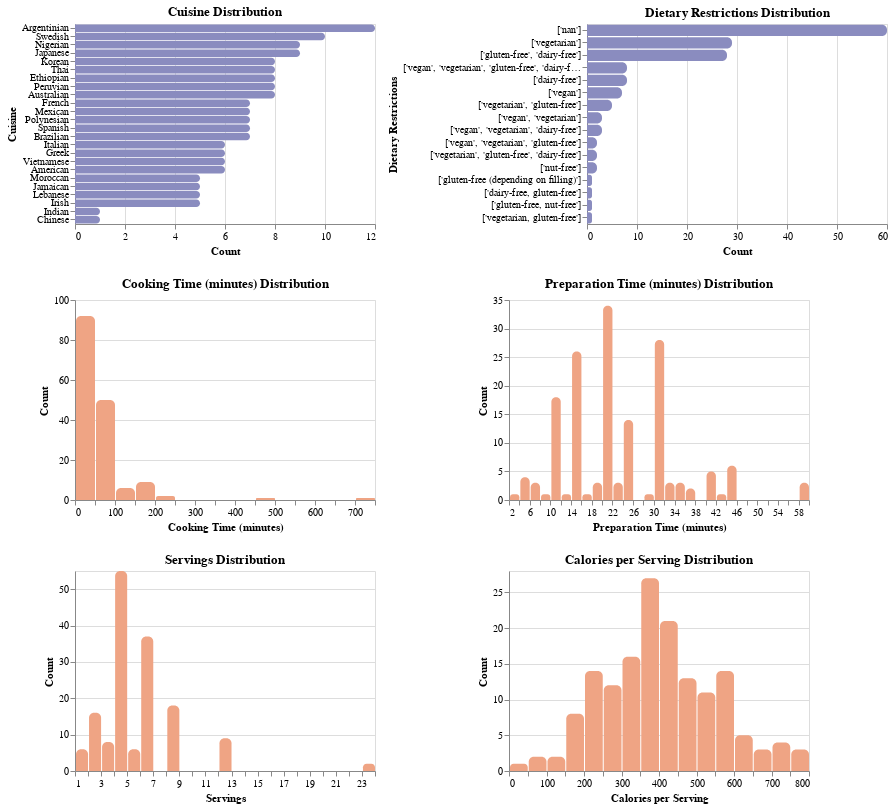

Write notebook code for a chart like this one.
### Markdown cell above
***

## 1 Understanding the Dataset

### Code cell
# Disable warning output
warnings.filterwarnings('ignore')

# Extract the main features
columns_needed = ['cuisine', 'dietary_restrictions', 'cooking_time_minutes', 'prep_time_minutes', 'servings', 'calories_per_serving']
pre_analysis_data = raw_data[columns_needed]

# Set the maximum number of rows in Altair (to prevent errors caused by too much data)
alt.data_transformers.disable_max_rows()

# Set bar chart and histogram effect color
main_bar_color = '#8A8CBF'
hover_bar_color = '#4E659B'
main_hist_color = '#EFA484'
hover_hist_color = '#B6766C'

# Defining selection
hover = alt.selection_point(name="highlight", on="pointerover", empty=False)

# Configure public bar chart (with dynamic hover effect + rounded corners)
def bar_chart(column, title):
    base = alt.Chart(pre_analysis_data.reset_index().rename(columns={'index': '_id'})).mark_bar(
        cornerRadiusTopRight=5,
        cornerRadiusBottomRight=5
    ).encode(
        x=alt.X('count()', title='Count'),
        y=alt.Y(f'{column}:N', sort='-x', title=title),
        color=alt.condition(
            hover,
            alt.value(hover_bar_color),
            alt.value(main_bar_color)
            ),
        tooltip=[
            alt.Tooltip(f'{column}:N', title=title),
            alt.Tooltip('count()', title='Count')
            ]
    ).add_params(
        hover
    ).properties(
        width=300,
        height=200,
        title=f'{title} Distribution'
    ).interactive()
    
    return base

# Configure a public histogram (with dynamic hover effect + rounded corners)
def hist_chart(column, title):
    base = alt.Chart(pre_analysis_data.reset_index().rename(columns={'index': '_id'})).mark_bar(
        cornerRadiusTopLeft=5,
        cornerRadiusTopRight=5
    ).encode(
        x=alt.X(f'{column}:Q', bin=alt.Bin(maxbins=30), title=title),
        y=alt.Y('count()', title='Count'),
        color=alt.condition(
            hover, 
            alt.value(hover_hist_color), 
            alt.value(main_hist_color)
            ),
        tooltip=[
            alt.Tooltip(f'{column}:Q', bin=True, title=title), 
            alt.Tooltip('count()', title='Count')
            ]
    ).add_params(
        hover
    ).properties(
        width=300,
        height=200,
        title=f'{title} Distribution'
    ).interactive()
    
    return base

# Create each thumbnail
cuisine_bar = bar_chart('cuisine', 'Cuisine')
dietary_bar = bar_chart('dietary_restrictions', 'Dietary Restrictions')
cooking_hist = hist_chart('cooking_time_minutes', 'Cooking Time (minutes)')
prep_hist = hist_chart('prep_time_minutes', 'Preparation Time (minutes)')
servings_hist = hist_chart('servings', 'Servings')
calories_hist = hist_chart('calories_per_serving', 'Calories per Serving')

# Stitching thumbnails
upper = alt.hconcat(cuisine_bar, dietary_bar, spacing=10)
middle = alt.hconcat(cooking_hist, prep_hist, spacing=100)
lower = alt.hconcat(servings_hist, calories_hist, spacing=100)

# Combine into a grid
grid = alt.vconcat(upper, middle, lower).resolve_scale(
    x='independent',
    y='independent'
)

grid

### Figure 1 — Vega-Lite specification as saved in the notebook (floating-point values rounded to 4 significant figures; data arrays with more than 128 entries replaced by an {"elided": "..."} marker saying what was removed)
{"config": {"view": {"continuousWidth": 300, "continuousHeight": 300}}, "vconcat": [{"hconcat": [{"data": {"name": "data-089ca10ca7cc574587873dcb0486b250"}, "mark": {"type": "bar", "cornerRadiusBottomRight": 5, "cornerRadiusTopRight": 5}, "encoding": {"color": {"condition": {"param": "highlight", "value": "#4e659b", "empty": false}, "value": "#8A8CBF"}, "tooltip": [{"field": "cuisine", "title": "Cuisine", "type": "nominal"}, {"aggregate": "count", "title": "Count", "type": "quantitative"}], "x": {"aggregate": "count", "title": "Count", "type": "quantitative"}, "y": {"field": "cuisine", "sort": "-x", "title": "Cuisine", "type": "nominal"}}, "height": 200, "name": "view_109", "title": "Cuisine Distribution", "width": 300}, {"data": {"name": "data-089ca10ca7cc574587873dcb0486b250"}, "mark": {"type": "bar", "cornerRadiusBottomRight": 5, "cornerRadiusTopRight": 5}, "encoding": {"color": {"condition": {"param": "highlight", "value": "#4e659b", "empty": false}, "value": "#8A8CBF"}, "tooltip": [{"field": "dietary_restrictions", "title": "Dietary Restrictions", "type": "nominal"}, {"aggregate": "count", "title": "Count", "type": "quantitative"}], "x": {"aggregate": "count", "title": "Count", "type": "quantitative"}, "y": {"field": "dietary_restrictions", "sort": "-x", "title": "Dietary Restrictions", "type": "nominal"}}, "height": 200, "name": "view_110", "title": "Dietary Restrictions Distribution", "width": 300}], "spacing": 10}, {"hconcat": [{"data": {"name": "data-089ca10ca7cc574587873dcb0486b250"}, "mark": {"type": "bar", "cornerRadiusTopLeft": 5, "cornerRadiusTopRight": 5}, "encoding": {"color": {"condition": {"param": "highlight", "value": "#b6766c", "empty": false}, "value": "#EFA484"}, "tooltip": [{"bin": true, "field": "cooking_time_minutes", "title": "Cooking Time (minutes)", "type": "quantitative"}, {"aggregate": "count", "title": "Count", "type": "quantitative"}], "x": {"bin": {"maxbins": 30}, "field": "cooking_time_minutes", "title": "Cooking Time (minutes)", "type": "quantitative"}, "y": {"aggregate": "count", "title": "Count", "type": "quantitative"}}, "height": 200, "name": "view_111", "title": "Cooking Time (minutes) Distribution", "width": 300}, {"data": {"name": "data-089ca10ca7cc574587873dcb0486b250"}, "mark": {"type": "bar", "cornerRadiusTopLeft": 5, "cornerRadiusTopRight": 5}, "encoding": {"color": {"condition": {"param": "highlight", "value": "#b6766c", "empty": false}, "value": "#EFA484"}, "tooltip": [{"bin": true, "field": "prep_time_minutes", "title": "Preparation Time (minutes)", "type": "quantitative"}, {"aggregate": "count", "title": "Count", "type": "quantitative"}], "x": {"bin": {"maxbins": 30}, "field": "prep_time_minutes", "title": "Preparation Time (minutes)", "type": "quantitative"}, "y": {"aggregate": "count", "title": "Count", "type": "quantitative"}}, "height": 200, "name": "view_112", "title": "Preparation Time (minutes) Distribution", "width": 300}], "spacing": 100}, {"hconcat": [{"data": {"name": "data-089ca10ca7cc574587873dcb0486b250"}, "mark": {"type": "bar", "cornerRadiusTopLeft": 5, "cornerRadiusTopRight": 5}, "encoding": {"color": {"condition": {"param": "highlight", "value": "#b6766c", "empty": false}, "value": "#EFA484"}, "tooltip": [{"bin": true, "field": "servings", "title": "Servings", "type": "quantitative"}, {"aggregate": "count", "title": "Count", "type": "quantitative"}], "x": {"bin": {"maxbins": 30}, "field": "servings", "title": "Servings", "type": "quantitative"}, "y": {"aggregate": "count", "title": "Count", "type": "quantitative"}}, "height": 200, "name": "view_113", "title": "Servings Distribution", "width": 300}, {"data": {"name": "data-089ca10ca7cc574587873dcb0486b250"}, "mark": {"type": "bar", "cornerRadiusTopLeft": 5, "cornerRadiusTopRight": 5}, "encoding": {"color": {"condition": {"param": "highlight", "value": "#b6766c", "empty": false}, "value": "#EFA484"}, "tooltip": [{"bin": true, "field": "calories_per_serving", "title": "Calories per Serving", "type": "quantitative"}, {"aggregate": "count", "title": "Count", "type": "quantitative"}], "x": {"bin": {"maxbins": 30}, "field": "calories_per_serving", "title": "Calories per Serving", "type": "quantitative"}, "y": {"aggregate": "count", "title": "Count", "type": "quantitative"}}, "height": 200, "name": "view_114", "title": "Calories per Serving Distribution", "width": 300}], "spacing": 100}], "params": [{"name": "highlight", "select": {"type": "point", "on": "pointerover"}, "views": ["view_109", "view_110", "view_111", "view_112", "view_113", "view_114"]}, {"name": "param_107", "select": {"type": "interval", "encodings": ["x", "y"]}, "bind": "scales", "views": ["view_109"]}, {"name": "param_108", "select": {"type": "interval", "encodings": ["x", "y"]}, "bind": "scales", "views": ["view_110"]}, {"name": "param_109", "select": {"type": "interval", "encodings": ["x", "y"]}, "bind": "scales", "views": ["view_111"]}, {"name": "param_110", "select": {"type": "interval", "encodings": ["x", "y"]}, "bind": "scales", "views": ["view_112"]}, {"name": "param_111", "select": {"type": "interval", "encodings": ["x", "y"]}, "bind": "scales", "views": ["view_113"]}, {"name": "param_112", "select": {"type": "interval", "encodings": ["x", "y"]}, "bind": "scales", "views": ["view_114"]}], "resolve": {"scale": {"x": "independent", "y": "independent"}}, "$schema": "https://vega.github.io/schema/vega-lite/v5.8.0.json", "datasets": {"data-089ca10ca7cc574587873dcb0486b250": {"elided": "161 records"}}}
